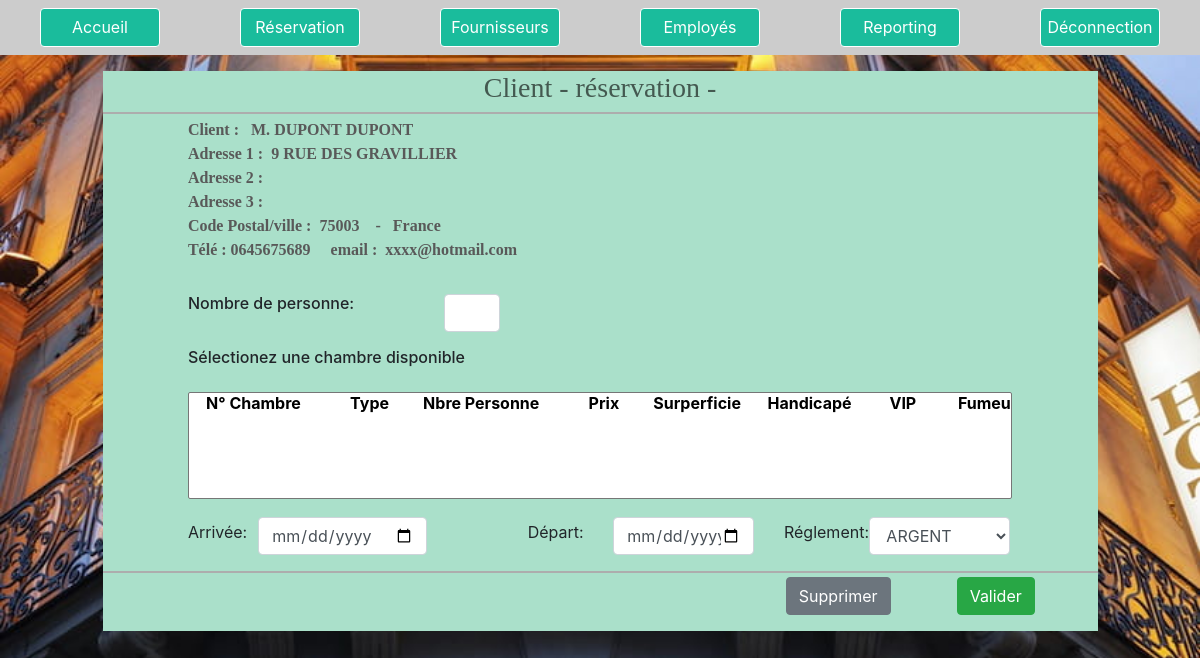
The page /reservation.php?cust_id=1 (signed in) on the database its author committed.
### tables this page shows
CREATE TABLE `neil_customer` (
  `cust_id` int(11) NOT NULL,
  `cust_gender_id` int(11) NOT NULL,
  `cust_first_name` varchar(20) NOT NULL,
  `cust_last_name` varchar(20) NOT NULL,
  `cust_address1` varchar(40) NOT NULL,
  `cust_address2` varchar(40) DEFAULT NULL,
  `cust_address3` varchar(40) DEFAULT NULL,
  `cust_zipcode` varchar(20) NOT NULL,
  `cust_city_name` varchar(20) NOT NULL,
  `cust_country_id` int(11) NOT NULL,
  `cust_phone_num` varchar(20) NOT NULL,
  `cust_email` varchar(30) DEFAULT NULL
);

CREATE TABLE `neil_gender` (
  `gender_id` int(11) NOT NULL,
  `gender_name` varchar(20) NOT NULL
);

CREATE TABLE `neil_country` (
  `country_id` int(11) NOT NULL,
  `iso` char(2) NOT NULL,
  `name_country` varchar(80) NOT NULL,
  `phonecode` int(5) NOT NULL
);

### reservation.php (the view, shortened to what this page needs)
<!DOCTYPE html>
<html>
<html lang="fr">
    <head>
        <link href="css/style.css" rel="stylesheet">
        <link rel="stylesheet" href="https://cdn.jsdelivr.net/npm/bootstrap@4.6.2/dist/css/bootstrap.min.css">
    </head>
    <body>
        <ul class="menu">
            <li><a href="index.php">Accueil</a></li>
            <li><a href="clientreservation.php">Réservation</a></li>
            <li><a href="fournisseurs.php">Fournisseurs</a></li>
            <li><a href="employes.php">Employés</a></li>
            <li><a href="reporting.php">Reporting</a></li>
            <li><a href="logout.php">Déconnection</a></li>
        </ul>
        <div class="row">
          <div class="col-sm-1"></div>
          <div class="col-sm-10">
                <form name="myForm" onsubmit="return validateForm()" action="./enregistdata.php" method="POST" style="background-color: #AAE0CA;">
                    <div>
                        <h3 style="text-align: center;font-family: Verdana;color: #445950;">Client - réservation - <?= $_SESSION['htl_name']?></h3>
                        <hr class="my-1" style="background-color: #C0C0C0; border-width: 2px;">
                    </div>
                    <div class="form-group row">
                        <div class="col-sm-1"></div>
                        <div class="col-md-8">
                		    <?php
                			include_once"config.php";
                			$cust_id =  $_GET['cust_id'];
                            $query = $pdo->query("SELECT gender_name, cust_first_name, cust_last_name, cust_address1, cust_address2, cust_address3,cust_zipcode,cust_city_name,name_country, cust_phone_num, cust_email FROM neil_customer,neil_gender,neil_country WHERE cust_id= '$cust_id' AND neil_customer.cust_gender_id = neil_gender.gender_id AND neil_customer.cust_country_id = neil_country.country_id;");
                            $row = $query->fetch(PDO::FETCH_ASSOC);
                		    ?>
                            <p class="classP">
                			Client : &nbsp; <?=$row["gender_name"] ?>&nbsp;<?=$row["cust_first_name"] ?>&nbsp;<?=$row["cust_first_name"] ?><BR>
                			Adresse 1 : &nbsp;<?=$row["cust_address1"] ?><BR>
                			Adresse 2 : &nbsp;<?=$row["cust_address2"] ?><BR>
                			Adresse 3 : &nbsp;<?=$row["cust_address3"] ?><BR>
                			Code Postal/ville :&nbsp; <?=$row["cust_zipcode"] ?>&nbsp;<?=$row["cust_city_name"] ?> &nbsp; - &nbsp; <?=$row["name_country"] ?><BR>
                			Télé :&nbsp;<?=$row["cust_phone_num"] ?>&nbsp;&nbsp;&nbsp;&nbsp; email : &nbsp;<?=$row["cust_email"] ?><p>
                        </div>
                    </div>
                    <div class="form-group row">
                        <div class="col-sm-1"></div>
                        <label class="col-sm-3" for="num_personne"><h6 style="text-align: left;">Nombre de personne:</h6></label>
                        <div class="col-sm-1">
                            <input type="number" name="i_num_personne" class="form-control" id="num_personne" placeholder="" required >
                        </div>
	                </div>
	                <div class="form-group row">
	                    <div class="col-sm-1"></div>
	                    <div class="col-sm-8">
		                    <h6 style="text-align: left;">Sélectionez une chambre disponible</h6>
        	            </div>
                   </div>
                   <div class="form-group row">
                       <div class="col-sm-1"></div>
                       <div class="col-md-10">
                            <?php
                                echo '<select size="5" name="i_room" style="width: 100%;">';
                                echo '<optgroup label="&nbsp;&nbsp;&nbsp;&nbsp;N° Chambre&nbsp;&nbsp;&nbsp;&nbsp;&nbsp;&nbsp;&nbsp;&nbsp;&nbsp;&nbsp;&nbsp;&nbsp;&nbsp;Type&nbsp;&nbsp;&nbsp;&nbsp;&nbsp;&nbsp;&nbsp;&nbsp;&nbsp;Nbre Personne&nbsp;&nbsp;&nbsp;&nbsp;&nbsp;&nbsp;&nbsp;&nbsp;&nbsp;&nbsp;&nbsp;&nbsp;&nbsp;Prix&nbsp;&nbsp;&nbsp;&nbsp;&nbsp;&nbsp;&nbsp;&nbsp;&nbsp;Surperficie&nbsp;&nbsp;&nbsp;&nbsp;&nbsp;&nbsp;&nbsp;Handicapé&nbsp;&nbsp;&nbsp;&nbsp;&nbsp;&nbsp;&nbsp;&nbsp;&nbsp;&nbsp;VIP&nbsp;&nbsp;&nbsp;&nbsp;&nbsp;&nbsp;&nbsp;&nbsp;&nbsp;&nbsp;&nbsp;Fumeur&nbsp;&nbsp;&nbsp;&nbsp;&nbsp;&nbsp;&nbsp;Animaux&nbsp;&nbsp;&nbsp;&nbsp;">';
                                echo'</optgroup>';
                                echo'</select>';
                            ?>
                        </div>
                    </div>
                    <div class="form-group row">
                        <div class="col-sm-1"></div>
                        <label class="col-sm-1 align-self-center" for="date_arrive">Arrivée:</label>
                        <div class="col-sm-22">
                            <input type="date" name="d_date_arrive" class="form-control" id="date_arrive" placeholder="Date d'arrivée" required >
	                    </div>
	                    <div class="col-sm-1"></div>
	                    <label class="col-sm-1 align-self-center" for="date_depart">Départ:</label>
	                    <div class="col-sm-2">
	                        <input type="date" name="d_date_depart" class="form-control" id="date_depart" placeholder="Date de départ" required >
                        </div>
                        <label class="col-sm-1 align-self-center" for="type_paiement">Réglement:</label>
                        <div class="col-sm-2">
               	       		<?php
                    	       		include_once "./config.php";
                	                 echo'<select name="i_paiement_id" class="form-control">';
                	                 $query = $pdo->query("SELECT payment_id,payment_type FROM neil_paymenttype ORDER BY payment_type ASC;");
                    	       		 while ($row = $query->fetch(PDO::FETCH_ASSOC)) {
                    	       		 echo"<option value=".$row[payment_id]."> ".$row[payment_type]." </option>";
                    	       		         }
                    	       		 echo'</select>';
                	    	?>
       	                </div>
	                </div>
                    <hr class="my-1" style="background-color: #C0C0C0; border-width: 2px;">
                    <div class="form-group row">
                        <div class="col-sm-8"></div>
                        <div class="col-sm-2 ">
                             <input type="reset" class="btn btn-secondary" value="Supprimer">
                        </div>
                        <div class="col-sm-2">
                             <input type="submit" class="btn btn-success" value="Valider">
                        </div>
                    </div>
                </form>
            </div>
        </div>
    </body>
</html>

### css/style.css (style rules this page uses)
html, body { height: 100%; width: 100%; margin: 0; padding: 0; }
body { background-image: url('../images/hotel.jpg'); background-repeat: no-repeat; background-size: 100%; font-family: Verdana, "Times New Roman", sans-serif; }
.menu { display: flex; padding:0; background-color: #ccc; justify-content: space-around; }
.menu li { list-style-type: none ; }
.menu a { display:block; min-width: 120px; margin: 0.5rem; padding: 0.4rem 0; text-align: center; background-color: #1ABC9C; color: #fff; text-decoration: none; border: 1px solid #fff; border-radius: 4px; transition: all 1s ; }
.classP { font-family: Verdana, "Times New Roman", sans-serif; font-size: 16px; color: #595959; font-weight: bold; }

### rows shown on the page
neil_customer: neil_gender.gender_name "M.", cust_first_name "DUPONT", cust_address1 "9 RUE DES GRAVILLIER", cust_zipcode "75003", neil_country.name_country "France", cust_phone_num "0645675689", cust_email "xxxx@hotmail.com"

### other values the page prints
form field i_paiement_id "ARGENT"
